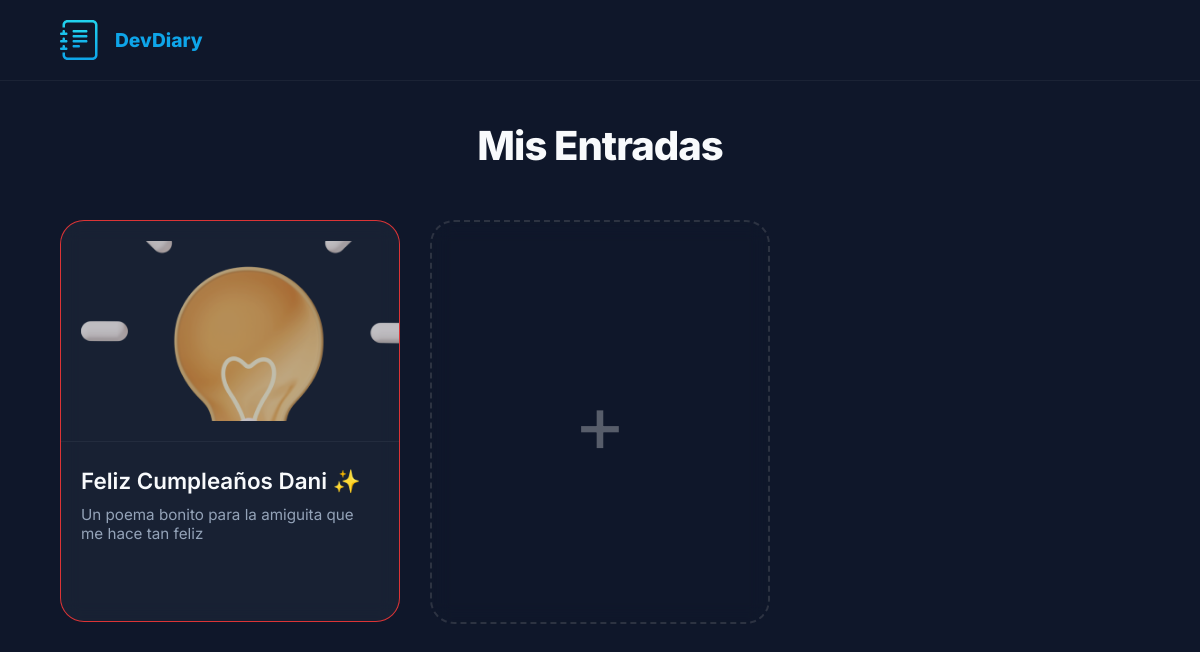
The page /index (signed in) on the database its author committed.
### main.py (models this page shows, shortened)
class Card(db.Model):
    id = db.Column(db.Integer, primary_key=True)
    title = db.Column(db.String(100), nullable=False)
    subtitle = db.Column(db.String(100), nullable=False)
    text = db.Column(db.Text, nullable=False)
    user_email = db.Column(db.String(100), nullable=False)

### main.py (the view)
@app.route('/index')
def index():
    if 'user_email' not in session:
        return redirect('/login')
    cards = Card.query.filter_by(
        user_email=session['user_email']
    ).order_by(Card.id).all()
    return render_template('index.html', cards=cards)

### templates/index.html (shortened to what this page needs)
<!doctype html>
<html lang="es">
<head>
  <link rel="stylesheet" href="{{ url_for('static', filename='css/style.css') }}">
</head>
<body>
  <header class="header">
    <a href="/" class="logo-link">
        <img src="{{ url_for('static', filename='img/logo.svg') }}" alt="logo" width="40" height="40">
        <span class="logo-text">DevDiary</span>
    </a>
  </header>
  <main>
    <h1 class="main__title">Mis Entradas</h1>
    <ul class="cards-list">
      {% for el in cards %}
      <li class="card">
        <a class="card__link" href="/card/{{ el.id }}">
          <img class="card__img" src="{{ url_for('static', filename='img/post_icon.png') }}" alt="Ícono de entrada">
          <div class="card__text">
            <h2 class="card__title">{{ el.title }}</h2>
            <p class="card__subtitle">{{ el.subtitle }}</p>
          </div>
        </a>
      </li>
      {% endfor %}
      <li class="card card--creat">
          <a class="creat__link" href="{{ url_for('create') }}">
              <span class="plus-icon">+</span>
          </a>
      </li>
    </ul>
  </main>
</body>
</html>

### static/css/style.css (style rules this page uses)
:root { --bg-main: #0F172A; --card-bg: rgba(30, 41, 59, 0.6); --accent: #0EA5E9; --accent-hover: #38BDF8; --text-main: #F8FAFC; --text-muted: #94A3B8; }
body { margin: 0; padding: 0; font-family: 'Inter', sans-serif; font-size: 16px; background-color: var(--bg-main); color: var(--text-main); min-height: 100vh; }
h1, h2, p { margin: 0; }
a { text-decoration: none; color: inherit; }
ul { list-style: none; margin: 0; padding: 0; }
.header { padding: 20px 5%; border-bottom: 1px solid rgba(255,255,255,0.05); margin-bottom: 40px; }
.logo-link { display: flex; align-items: center; gap: 15px; font-weight: 800; font-size: 1.2rem; color: var(--accent); }
.main__title { font-size: 2.5rem; font-weight: 800; text-align: center; margin-bottom: 50px; letter-spacing: -1px; }
.cards-list { display: grid; grid-template-columns: repeat(auto-fill, minmax(300px, 1fr)); gap: 30px; padding: 0 5%; max-width: 1200px; margin: 0 auto 50px; }
.card { height: 400px; background: var(--card-bg); border-radius: 24px; border: 1px solid rgba(239, 55, 55, 0.909); backdrop-filter: blur(10px); transition: all 0.3s ease; overflow: hidden; }
.card__link { display: flex; flex-direction: column; height: 100%; }
.card__img { height: 180px; width: 100%; object-fit: cover; padding: 20px; opacity: 0.8; }
.card__text { border-top: 1px solid rgba(255,255,255,0.05); padding: 25px 20px; display: flex; flex-direction: column; gap: 10px; flex-grow: 1; }
.card__title { font-size: 1.4rem; font-weight: 600; }
.card__subtitle { color: var(--text-muted); font-size: 0.95rem; }
.card--creat { display: flex; justify-content: center; align-items: center; border: 2px dashed rgba(165, 163, 163, 0.2); background: transparent; }
.creat__link { width: 100%; height: 100%; display: flex; justify-content: center; align-items: center; }
.plus-icon { font-size: 5rem; color: rgba(255,255,255,0.3); font-weight: 400; transition: color 0.3s; }

### rows shown on the page
Card: title "Feliz Cumpleaños Dani ✨", subtitle "Un poema bonito para la amiguita que me hace tan feliz"
